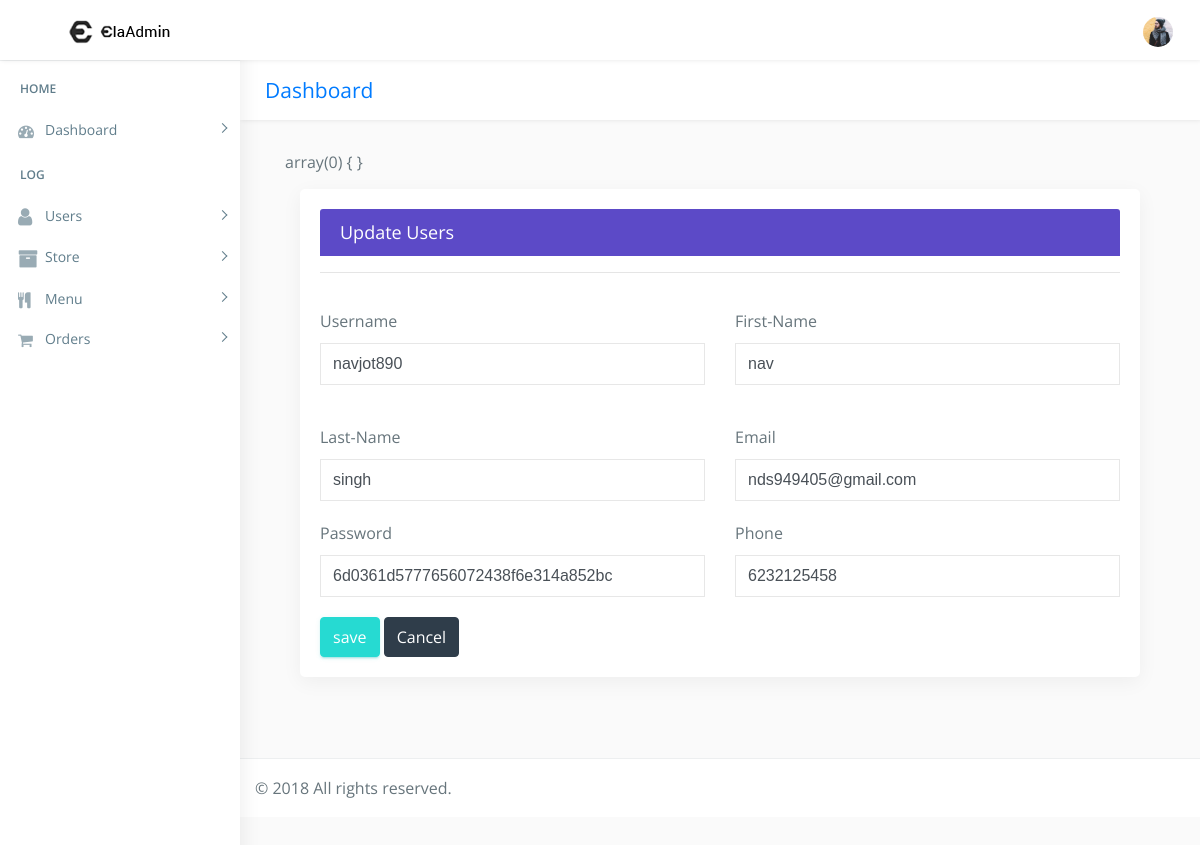
/admin/update_users.php?user_upd=32, run on the app's committed database.
### tables this page shows
CREATE TABLE `users` (
  `u_id` int(222) NOT NULL,
  `username` varchar(222) NOT NULL,
  `f_name` varchar(222) NOT NULL,
  `l_name` varchar(222) NOT NULL,
  `email` varchar(222) NOT NULL,
  `phone` varchar(222) NOT NULL,
  `password` varchar(222) NOT NULL,
  `address` text NOT NULL,
  `status` int(222) NOT NULL DEFAULT '1',
  `date` timestamp NOT NULL DEFAULT CURRENT_TIMESTAMP ON UPDATE CURRENT_TIMESTAMP
);

### admin/update_users.php (the view, shortened to what this page needs)
<!DOCTYPE html>
<html lang="en">
<?php
include("../connection/connect.php");
?>
<head>
    <link href="css/lib/bootstrap/bootstrap.min.css" rel="stylesheet">
    <link href="css/helper.css" rel="stylesheet">
    <link href="css/style.css" rel="stylesheet">
</head>
<body class="fix-header">
    <div id="main-wrapper">
         <div class="header">
            <nav class="navbar top-navbar navbar-expand-md navbar-light">
                <div class="navbar-header">
                    <a class="navbar-brand" href="index.html">
                        <b><img src="images/logo.png" alt="homepage" class="dark-logo" /></b>
                        <span><img src="images/logo-text.png" alt="homepage" class="dark-logo" /></span>
                    </a>
                </div>
                <div class="navbar-collapse">
                    <ul class="navbar-nav mr-auto mt-md-0">
                        <li class="nav-item m-l-10"> <a class="nav-link sidebartoggler hidden-sm-down text-muted  " href="javascript:void(0)"><i class="ti-menu"></i></a> </li>
                    </ul>
                    <ul class="navbar-nav my-lg-0">
                        <li class="nav-item hidden-sm-down search-box"> <a class="nav-link hidden-sm-down text-muted  " href="javascript:void(0)"><i class="ti-search"></i></a>
                        </li>
                        <li class="nav-item dropdown">
                            <a class="nav-link dropdown-toggle text-muted  " href="#" data-toggle="dropdown" aria-haspopup="true" aria-expanded="false"><img src="images/users/5.jpg" alt="user" class="profile-pic" /></a>
                        </li>
                    </ul>
                </div>
            </nav>
        </div>
        <div class="left-sidebar">
            <div class="scroll-sidebar">
                <nav class="sidebar-nav">
                    <ul id="sidebarnav">
                        <li class="nav-devider"></li>
                        <li class="nav-label">Home</li>
                        <li> <a class="has-arrow  " href="#" aria-expanded="false"><i class="fa fa-tachometer"></i><span class="hide-menu">Dashboard</span></a>
                        </li>
                        <li class="nav-label">Log</li>
                        <li> <a class="has-arrow  " href="#" aria-expanded="false">  <span><i class="fa fa-user f-s-20 "></i></span><span class="hide-menu">Users</span></a>
                        </li>
                        <li> <a class="has-arrow  " href="#" aria-expanded="false"><i class="fa fa-archive f-s-20 color-warning"></i><span class="hide-menu">Store</span></a>
                        </li>
                      <li> <a class="has-arrow  " href="#" aria-expanded="false"><i class="fa fa-cutlery" aria-hidden="true"></i><span class="hide-menu">Menu</span></a>
                        </li>
						 <li> <a class="has-arrow  " href="#" aria-expanded="false"><i class="fa fa-shopping-cart" aria-hidden="true"></i><span class="hide-menu">Orders</span></a>
                        </li>
                    </ul>
                </nav>
            </div>
        </div>
        <div class="page-wrapper" style="height:1200px;">
            <div class="row page-titles">
                <div class="col-md-5 align-self-center">
                    <h3 class="text-primary">Dashboard</h3> </div>
            </div>
            <div class="container-fluid">
                     <div class="row">
					 <div class="container-fluid">
									<?php
											echo var_dump($_POST);
											?>
					    <div class="col-lg-12">
                        <div class="card card-outline-primary">
                            <div class="card-header">
                                <h4 class="m-b-0 text-white">Update Users</h4>
                            </div>
                            <div class="card-body">
							  <?php $ssql ="select * from users where u_id='$_GET[user_upd]'";
													$res=mysqli_query($db, $ssql);
													$newrow=mysqli_fetch_array($res);?>
                                <form action='' method='post'  >
                                    <div class="form-body">
                                        <hr>
                                        <div class="row p-t-20">
                                            <div class="col-md-6">
                                                <div class="form-group">
                                                    <label class="control-label">Username</label>
                                                    <input type="text" name="uname" class="form-control" value="<?php  echo $newrow['username']; ?>" placeholder="username">
                                                   </div>
                                            </div>
                                            <div class="col-md-6">
                                                <div class="form-group has-danger">
                                                    <label class="control-label">First-Name</label>
                                                    <input type="text" name="fname" class="form-control form-control-danger"  value="<?php  echo $newrow['f_name'];  ?>" placeholder="jon">
                                                    </div>
                                            </div>
                                        </div>
                                        <div class="row p-t-20">
                                            <div class="col-md-6">
                                                <div class="form-group">
                                                    <label class="control-label">Last-Name </label>
                                                    <input type="text" name="lname" class="form-control" placeholder="doe"  value="<?php  echo $newrow['l_name']; ?>">
                                                   </div>
                                            </div>
                                            <div class="col-md-6">
                                                <div class="form-group has-danger">
                                                    <label class="control-label">Email</label>
                                                    <input type="text" name="email" class="form-control form-control-danger"  value="<?php  echo $newrow['email'];  ?>" placeholder="example@gmail.com">
                                                    </div>
                                            </div>
                                        </div>
										 <div class="row">
                                            <div class="col-md-6">
                                                <div class="form-group">
                                                    <label class="control-label">Password</label>
                                                    <input type="text" name="password" class="form-control form-control-danger"   value="<?php  echo $newrow['password'];  ?>" placeholder="password">
                                                    </div>
                                                </div>
                                            <div class="col-md-6">
                                                <div class="form-group">
                                                    <label class="control-label">Phone</label>
                                                    <input type="text" name="phone" class="form-control form-control-danger"   value="<?php  echo $newrow['phone'];  ?>" placeholder="phone">
                                                    </div>
                                                </div>
                                            </div>
                                        </div>
                                    </div>
                                    <div class="form-actions">
                                        <input type="submit" name="submit" class="btn btn-success" value="save">
                                        <a href="dashboard.php" class="btn btn-inverse">Cancel</a>
                                    </div>
                            </div>
                        </div>
                    </div>
                </div>
            </div>
            <footer class="footer"> © 2018 All rights reserved. </footer>
        </div>
    </div>
</body>
</html>

### admin/css/helper.css (style rules this page uses)
.f-s-20 { font-size: 20px!important; }
.m-b-0 { margin-bottom: 0px!important; }
.m-l-10 { margin-left: 10px!important; }
.p-t-20 { padding-top: 20px!important; }

### data on the page
users: uname "navjot890", fname "nav", lname "singh", email "nds949405@gmail.com", password "6d0361d5777656072438f6e314a852bc", phone "6232125458"

### other printed values
var_dump($_POST) "array(0) { }"
